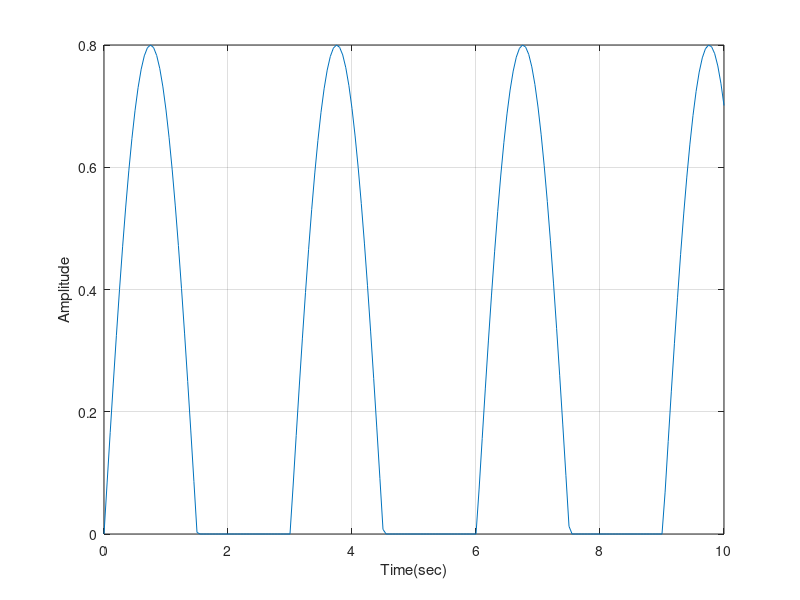

This chart was generated by the following MATLAB code:


t1=0:0.05:10;
s1=0.8*sin(2*pi*0.333*t1);
for i=1:1:length(s1);      
    if s1(i)<0;
        s1(i)=0;
    end
end
plot(t1,s1),grid
xlabel('Time(sec)')
ylabel('Amplitude')
